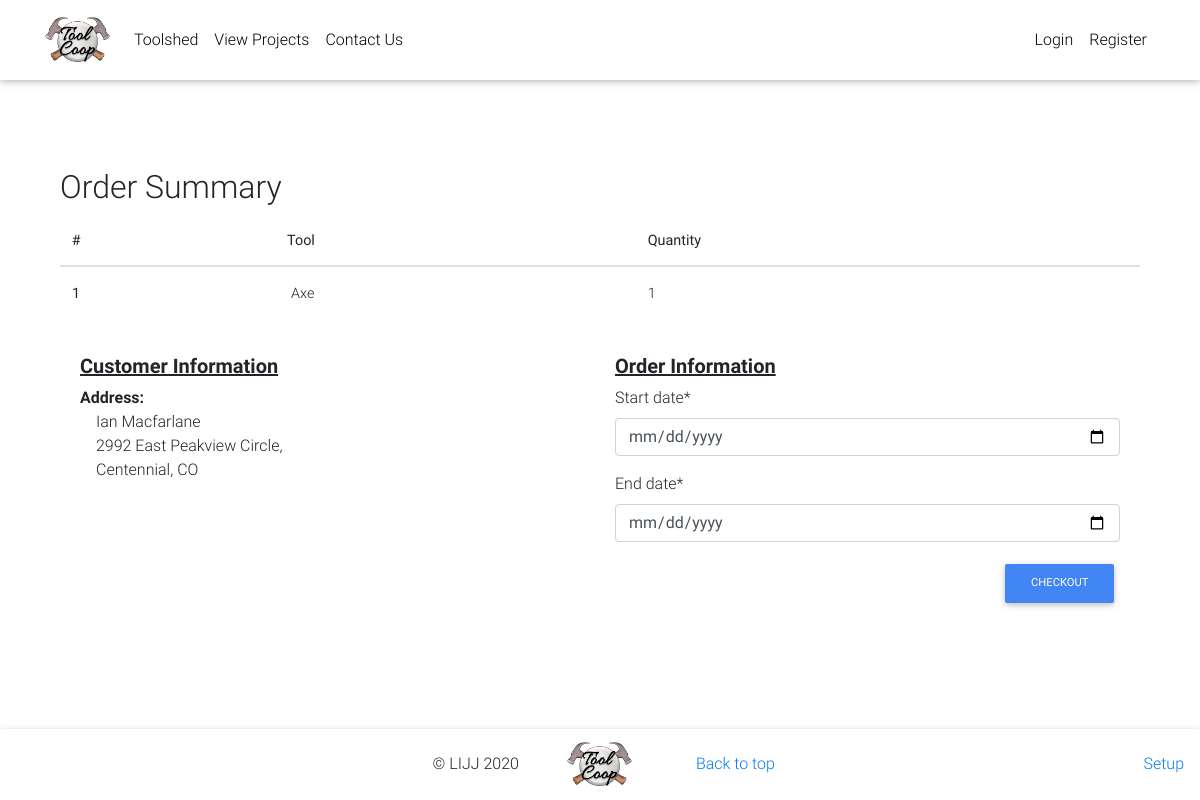
The app's page /admin-order-summary/22 with its own data.
### backend/models.py (models this page shows, shortened)
class OrderItem(models.Model):
    tool = models.ForeignKey(ToolType,on_delete=models.CASCADE)
    quantity = models.IntegerField(default=1)
    is_reserved = models.BooleanField(default=False)
    is_checked_out = models.BooleanField(default=False)

class ToolType(models.Model):
    type_name = models.CharField(max_length=100)
    description = models.TextField()
    image = models.ImageField(default='default.jpg', upload_to='tool_pics')
    slug = models.SlugField(unique=True)
    def get_absolute_url(self):
        return reverse("product", kwargs={'slug':self.slug})

class Order(models.Model):
    user = models.ForeignKey(User, on_delete=models.CASCADE)
    items = models.ManyToManyField(OrderItem)
    is_reserved = models.BooleanField(default=False)
    is_checked_out = models.BooleanField(default=False)
    reservation_date = models.DateTimeField(null=True)
    checkout_date = models.DateTimeField(null=True)
    due_date = models.DateTimeField(null=True)
    checkin_date = models.DateTimeField(null=True)

class Profile(models.Model):
    user = models.OneToOneField(User, on_delete=models.CASCADE)
    address1 = models.CharField(max_length=200, blank=True)
    address2 = models.CharField(max_length=50, blank=True)
    city = models.CharField(max_length=100, blank=True)
    state = models.CharField(max_length=50, blank=True)
    phone = models.CharField(max_length=15, blank=True)
    image = models.ImageField(default='default.png', upload_to='profile_pic')

### backend/views.py (the view, shortened to what this page needs)
# urls.py: path('admin-order-summary/<id>', AdminOrderSummaryView.as_view(), name='admin-order-summary'),
class AdminOrderSummaryView(DetailView):
    def get(self, *args, **kwargs):
        try:
            print(kwargs['id'])
            order = Order.objects.get(pk=kwargs['id'])
            o_form = CheckoutForm(initial={ 'start_date': datetime.today })
            p_form = ProfileUpdateForm()
            context=  {
                'object': order,
                'o_form': o_form
            }
            return render(self.request, "backend/admin-order-summary.html", context)
        except ObjectDoesNotExist:
            messages.info(self.request, "You do not have an active order")
            return redirect("/")

### backend/forms.py
class CheckoutForm(forms.Form):
    print(USER_CHOICES)
    start_date = forms.DateField(
        widget=forms.TextInput(
            attrs={'type': 'date'}
        )
    )
    end_date = forms.DateField(
        widget=forms.TextInput(
            attrs={'type': 'date'}
        )
    )

### backend/templates/backend/admin-order-summary.html (shortened to what this page needs)
{% extends "backend/base.html" %}
{% load crispy_forms_tags %}
{% block content %}
<main class="mt-5 pt-4">
    <div class="container">
        <div class="table-responsive">
            <h2> Order Summary</h2>
            <table class="table">
                <thead>
                    <tr>
                    <th scope="col">#</th>
                    <th scope="col">Tool</th>
                    <th scope="col">Quantity</th>
                    </tr>
                </thead>
                <tbody>
                    {% for item in object.items.all %}
                    <tr>
                        <th scope="row">{{ forloop.counter }}</th>
                        <td><a class='mx-1' href="{{ item.tool.get_absolute_url }}">{{ item.tool.type_name}}</a></td>
                        <td>
                            <span class="my-1"><bold>{{ item.quantity }}</bold></span>
                        </td>
                    </tr>
                    {% endfor %}
                </tbody>
            </table>
        </div>
        <form class="card-body" method="POST">
            <div class="row">
                <div class="col-md-6 col-sm-12">
                    <h5 class="font-weight-bold"><u>Customer Information</u></h5>
                    <span class="font-weight-bold"> Address:</span>
                    <div class="text-left ml-3">
                        <p>{{ object.user.first_name }} {{ object.user.last_name}}
                            <br>
                            {{ object.user.profile.address1 }}, {{ object.user.profile.address2 }}
                            <br>
                            {{ object.user.profile.city }}, {{ object.user.profile.state }}
                        </p>
                    </div>
                </div>
                <div class="col-md-6 col-sm-12">
                    <h5 class="font-weight-bold"><u>Order Information</u></h5>
                    {{ o_form|crispy }}
                    <div class="float-right">
                        <button class="btn btn-primary btn-md " type="submit">Checkout</button>
                    </div>
                </div>
            </div>
        </form>
    </div>
</main>
{% endblock content %}

### backend/templates/backend/base.html (style rules this page uses)
html, body, header, .carousel { height: 60vh; }

### records on screen
OrderItem: tool.type_name "Axe", quantity "1"
Order: user.first_name "Ian", user.last_name "Macfarlane", user.profile.address1 "2992 East Peakview Circle", user.profile.city "Centennial", user.profile.state "CO"
